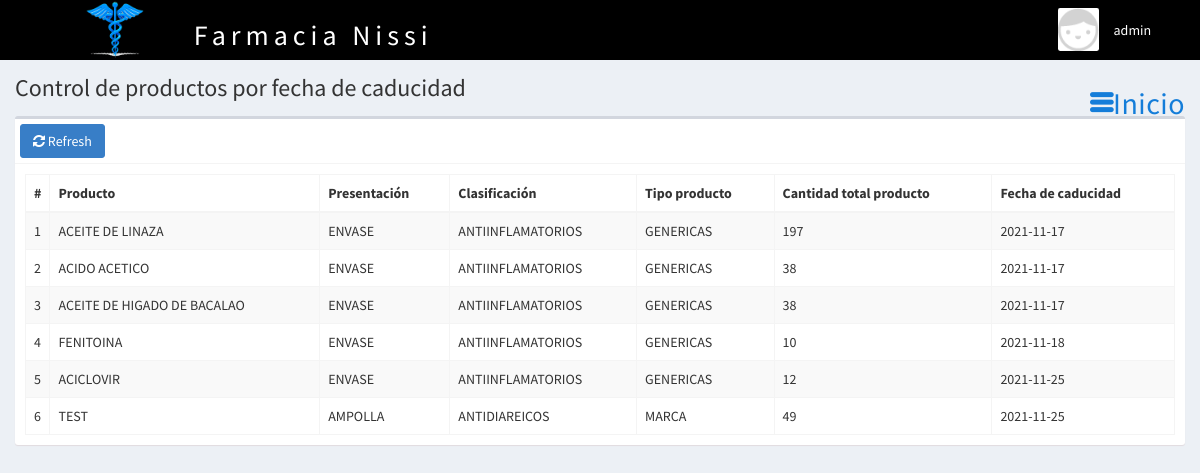
The app's page /controlcaducidad (signed in) with its own data.
### tables this page shows
CREATE TABLE `inventario` (
  `CODIGO_INVENTARIO` int(11) NOT NULL COMMENT 'Clave primaria para identificar el inventario, identificador único',
  `CODIGO_BARRA` int(11) NOT NULL COMMENT 'Codigo de barra para identificar el producto',
  `FECHA_INGRESO` date NOT NULL COMMENT 'Fecha de ingreso del producto a la farmacia',
  `CADUCIDAD` date NOT NULL COMMENT 'Fecha de vencimiento del producto',
  `PRECIO_COMPRA` float(10,2) NOT NULL COMMENT 'Precio a como se compró el producto',
  `PRECIO_VENTA` float(10,2) NOT NULL COMMENT 'Precio a como se venderá el producto',
  `STOCK` int(11) NOT NULL COMMENT 'Cantidad total de producto disponible',
  `CODIGO_PRODUCTO` int(11) NOT NULL COMMENT 'Clave primaria del producto, identificador único',
  `CODIGO_PROVEEDOR` int(11) NOT NULL COMMENT 'Clave secundaria para identificar al proveedor'
);

CREATE TABLE `producto` (
  `CODIGO_PRODUCTO` int(11) NOT NULL COMMENT 'Clave primaria del producto, identificador único',
  `NOMBRE_GENERICO` varchar(50) NOT NULL COMMENT 'Nombre genérico del producto ingresado',
  `NOMBRE_COMERCIAL` varchar(50) NOT NULL COMMENT 'Nombre comercial del producto ingresado',
  `URL` varchar(150) NOT NULL,
  `CODIGO_PRESENTACION` int(11) NOT NULL COMMENT 'Clave secundaria para la identificación de la presentación del producto',
  `CODIGO_CLASIFICACION` int(11) NOT NULL COMMENT 'Clave secundaria para la identificación de la clasificación del producto',
  `CODIGO_TIPO` int(11) NOT NULL COMMENT 'Clave secundaria para la identifación del tipo de producto',
  `STOCK_MIN` int(10) NOT NULL COMMENT 'Indicador de la cantidad mínima que debe de haber de producto',
  `STOCK_MAX` int(10) NOT NULL COMMENT 'Indicador de la cantidad máxima que debe de haber de producto',
  `VISIBLE` int(1) NOT NULL DEFAULT 1 COMMENT 'Estado del producto, activo = 1, desactivo = 0',
  `CODIGO_BARRAS` int(11) DEFAULT NULL
);

CREATE TABLE `presentacion` (
  `CODIGO_PRESENTACION` int(11) NOT NULL COMMENT 'Clave primaria de la presentación del producto, identificador único',
  `PRESENTACION` varchar(25) NOT NULL COMMENT 'Nombre de la presentación del producto, ejemplo: tableta',
  `VISIBLE` int(1) NOT NULL DEFAULT 1 COMMENT 'Estado de la presentación del producto, activo = 1, desactivo = 0'
);

CREATE TABLE `clasificacion` (
  `CODIGO_CLASIFICACION` int(11) NOT NULL COMMENT 'Clave primaria de la clasificación del producto, identificador único',
  `CLASIFICACION` varchar(25) NOT NULL COMMENT 'Nombre de la clasificación del producto, ejemplo: Analgésico',
  `VISIBLE` int(1) NOT NULL DEFAULT 1 COMMENT 'Estado de la clasificación del producto, activo = 1, desactivo = 0'
);

CREATE TABLE `tipo_producto` (
  `CODIGO_TIPO` int(11) NOT NULL COMMENT 'Clave primaria del tipo de producto, identificador único',
  `TIPO_PRODUCTO` varchar(25) NOT NULL COMMENT 'Nombre del tipo de producto, puede ser producto de marca o producto genérico',
  `VISIBLE` int(1) NOT NULL DEFAULT 1 COMMENT 'Estado del tipo de producto, activo = 1, desactivo = 0'
);

### controladores/plantilla.controlador.php (called while the page is built)
<?php
class ControladorPlantilla{
	static public function ctrPlantilla(){
		include "vistas/plantilla.php";
	}
}

### index.php (called while the page is built, shortened)
<?php
require_once "controladores/plantilla.controlador.php";
require_once "controladores/ventas.controlador.php";
require_once "controladores/caducidad.controlador.php";
require_once "modelos/caducidad.modelo.php";
$plantilla = new ControladorPlantilla();
$plantilla -> ctrPlantilla();

### controladores/caducidad.controlador.php (called while the page is built)
<?php
class ControladorCaducidad{
	static public function ctrMostrarCaducidad($item, $valor){
		$tabla = "INVENTARIO";
		$respuesta = ModeloCaducidad::mdlMostrarCaducidad($tabla, $item, $valor);
		return $respuesta;
	}
}

### modelos/conexion.php (called while the page is built)
<?php
class Conexion{
	static public function conectar(){
		$link = new PDO("mysql:host=localhost;dbname=nissi",
			            "root",
			            "");
		$link->exec("set names utf8");
		return $link;
	}
}

### modelos/caducidad.modelo.php (called while the page is built, shortened)
<?php
require_once "conexion.php";
class ModeloCaducidad{
	static public function mdlMostrarCaducidad($tabla, $item, $valor){
		if($item != null){
			$stmt = Conexion::conectar()->prepare(
			"SELECT T1.NOMBRE_GENERICO, T2.PRESENTACION, T3.CLASIFICACION, T4.TIPO_PRODUCTO, T0.STOCK, T0.CADUCIDAD
      	FROM INVENTARIO T0
      	JOIN PRODUCTO T1 ON T1.CODIGO_PRODUCTO = T0.CODIGO_PRODUCTO
      	JOIN PRESENTACION T2 ON T2.CODIGO_PRESENTACION = T1.CODIGO_PRESENTACION
        JOIN CLASIFICACION T3 ON T3.CODIGO_CLASIFICACION = T1.CODIGO_CLASIFICACION
        JOIN TIPO_PRODUCTO T4 ON T4.CODIGO_TIPO = T1.CODIGO_TIPO
      WHERE T1.VISIBLE = 1
      ORDER BY T0.CADUCIDAD ASC
      AND $item = $valor");
			$stmt -> bindParam(":".$item, $valor, PDO::PARAM_STR);
			$stmt -> execute();
			return $stmt -> fetch();
		}else{
			$stmt = Conexion::conectar()->prepare(
				"SELECT T1.NOMBRE_GENERICO, T2.PRESENTACION, T3.CLASIFICACION, T4.TIPO_PRODUCTO, T0.STOCK, T0.CADUCIDAD
        	FROM INVENTARIO T0
        	JOIN PRODUCTO T1 ON T1.CODIGO_PRODUCTO = T0.CODIGO_PRODUCTO
        	JOIN PRESENTACION T2 ON T2.CODIGO_PRESENTACION = T1.CODIGO_PRESENTACION
          JOIN CLASIFICACION T3 ON T3.CODIGO_CLASIFICACION = T1.CODIGO_CLASIFICACION
          JOIN TIPO_PRODUCTO T4 ON T4.CODIGO_TIPO = T1.CODIGO_TIPO
        WHERE T1.VISIBLE = 1
        ORDER BY T0.CADUCIDAD ASC");
			$stmt -> execute();
			return $stmt -> fetchAll();
		}
	}
}

### vistas/modulos/controlcaducidad.php (the view, shortened to what this page needs)
<div class="content-wrapper">
  <section class="content-header">
    <h1>
      Control de productos por fecha de caducidad
    </h1>
    <ol class="breadcrumb">
      <li><a href="inicio"><i class="ion-navicon-round"></i>Inicio</a></li>
    </ol>
  </section>
  <section class="content">
    <div class="box">
      <div class="box-header with-border">
        <a href="controlcaducidad"><button class="btn btn-primary" data-toggle="modal"><i class="fa fa-refresh"></i>  Refresh</button></a>
      </div>
      <div class="box-body">
       <table class="table table-bordered table-striped dt-responsive tablas" width="100%">
        <thead>
         <tr>
           <th style="width:10px">#</th>
           <th>Producto</th>
           <th>Presentación</th>
           <th>Clasificación</th>
           <th>Tipo producto</th>
           <th>Cantidad total producto</th>
           <th>Fecha de caducidad</th>
         </tr>
        </thead>
        <tbody>
        <?php
          $item = null;
          $valor = null;
          $producto = ControladorCaducidad::ctrMostrarCaducidad($item, $valor);
          foreach ($producto as $key => $value) {
            echo '<tr>
                    <td>'.($key+1).'</td>
                    <td>'.$value["NOMBRE_GENERICO"].'</td>
                    <td>'.$value["PRESENTACION"].'</td>
                    <td>'.$value["CLASIFICACION"].'</td>
                    <td>'.$value["TIPO_PRODUCTO"].'</td>
                    <td>'.$value["STOCK"].'</td>
                    <td>'.$value["CADUCIDAD"].'</td>
                  </tr>';
            }
        ?>
        </tbody>
       </table>
      </div>
    </div>
  </section>
</div>

### records on screen
inventario: CODIGO_PRODUCTO.NOMBRE_GENERICO "ACEITE DE LINAZA", presentacion.PRESENTACION "ENVASE", clasificacion.CLASIFICACION "ANTIINFLAMATORIOS", tipo_producto.TIPO_PRODUCTO "GENERICAS", STOCK "197", CADUCIDAD "2021-11-17"
inventario: CODIGO_PRODUCTO.NOMBRE_GENERICO "ACIDO ACETICO", presentacion.PRESENTACION "ENVASE", clasificacion.CLASIFICACION "ANTIINFLAMATORIOS", tipo_producto.TIPO_PRODUCTO "GENERICAS", STOCK "38", CADUCIDAD "2021-11-17"
inventario: CODIGO_PRODUCTO.NOMBRE_GENERICO "ACEITE DE HIGADO DE BACALAO", presentacion.PRESENTACION "ENVASE", clasificacion.CLASIFICACION "ANTIINFLAMATORIOS", tipo_producto.TIPO_PRODUCTO "GENERICAS", STOCK "38", CADUCIDAD "2021-11-17"
inventario: CODIGO_PRODUCTO.NOMBRE_GENERICO "FENITOINA", presentacion.PRESENTACION "ENVASE", clasificacion.CLASIFICACION "ANTIINFLAMATORIOS", tipo_producto.TIPO_PRODUCTO "GENERICAS", STOCK "10", CADUCIDAD "2021-11-18"
inventario: CODIGO_PRODUCTO.NOMBRE_GENERICO "ACICLOVIR", presentacion.PRESENTACION "ENVASE", clasificacion.CLASIFICACION "ANTIINFLAMATORIOS", tipo_producto.TIPO_PRODUCTO "GENERICAS", STOCK "12", CADUCIDAD "2021-11-25"
inventario: CODIGO_PRODUCTO.NOMBRE_GENERICO "TEST", presentacion.PRESENTACION "AMPOLLA", clasificacion.CLASIFICACION "ANTIDIAREICOS", tipo_producto.TIPO_PRODUCTO "MARCA", STOCK "49", CADUCIDAD "2021-11-25"

### other values on screen
$_SESSION["nombre"] "admin"
